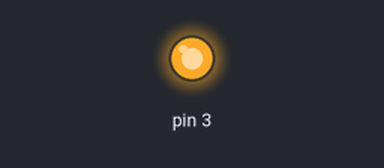
This sketch was run on a simulated Arduino Uno, built with avr-gcc and run on an emulated ATmega328P. Parts: output pins drawn as LEDs (lit = HIGH).

Above: at 0.05 s.
At 2.5 s:
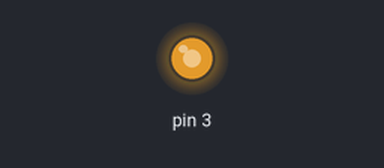
At 5.0 s:
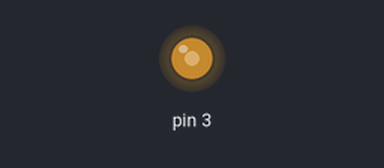
At 10.0 s:
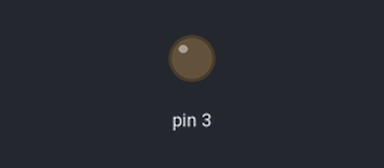
Timing chart, 0 to 13.0 s (numbered marks = the images above):
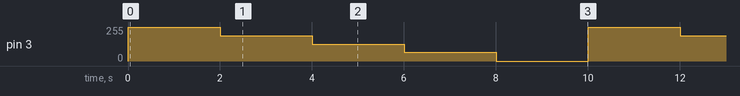

The sketch:

Saida_Analogica.ino
```cpp
void setup() {
  // put your setup code here, to run once:
  pinMode(3,INPUT);
}

void loop() {
  // put your main code here, to run repeatedly:
  analogWrite(3,255);
  delay(2000);
  analogWrite(3,191);
  delay(2000);
  analogWrite(3,127);
  delay(2000);
  analogWrite(3,64);
  delay(2000);
  analogWrite(3,0);
  delay(2000);
}
```

Measured:
- by itself, pin 3: repeats every 10.0 s: 191/255 2.0 s, 127/255 2.0 s, 64/255 2.0 s, 0/255 2.0 s, 255/255 2.0 s
